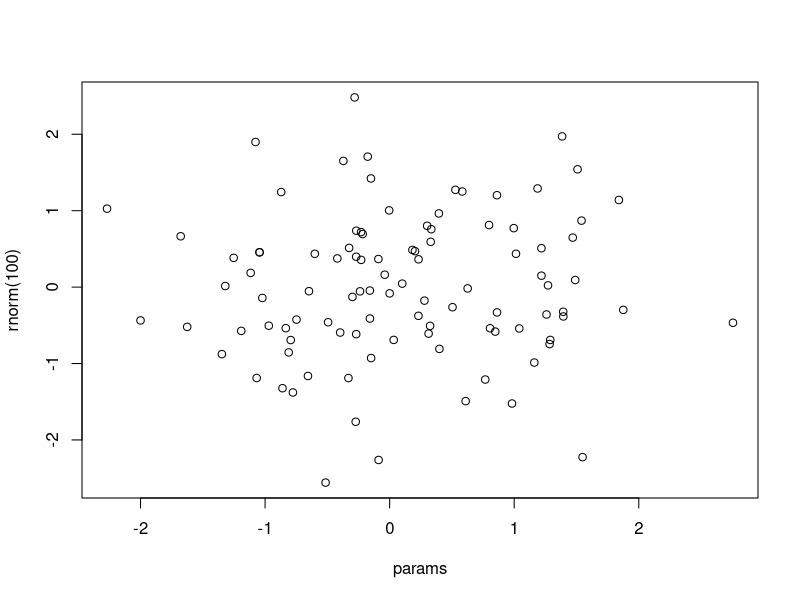
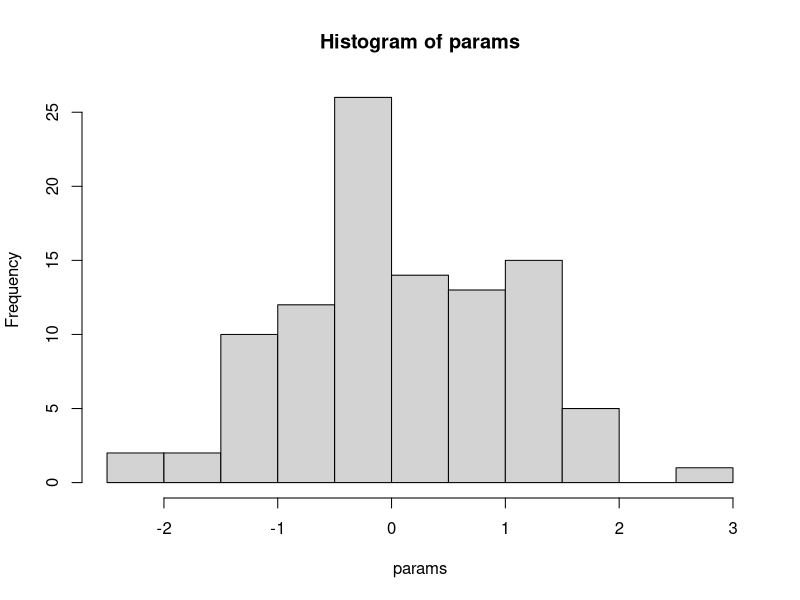

Generate these figures, in order, with R:
## ---- chunk 1
knitr::opts_chunk$set(cache = 1)
## ---- chunk 2
params <- rnorm(100)
plot(params, rnorm(100))
cat("\n\n")
hist(params)
## ---- chunk 3
print(knitr::knit_hooks$get('plot'))

